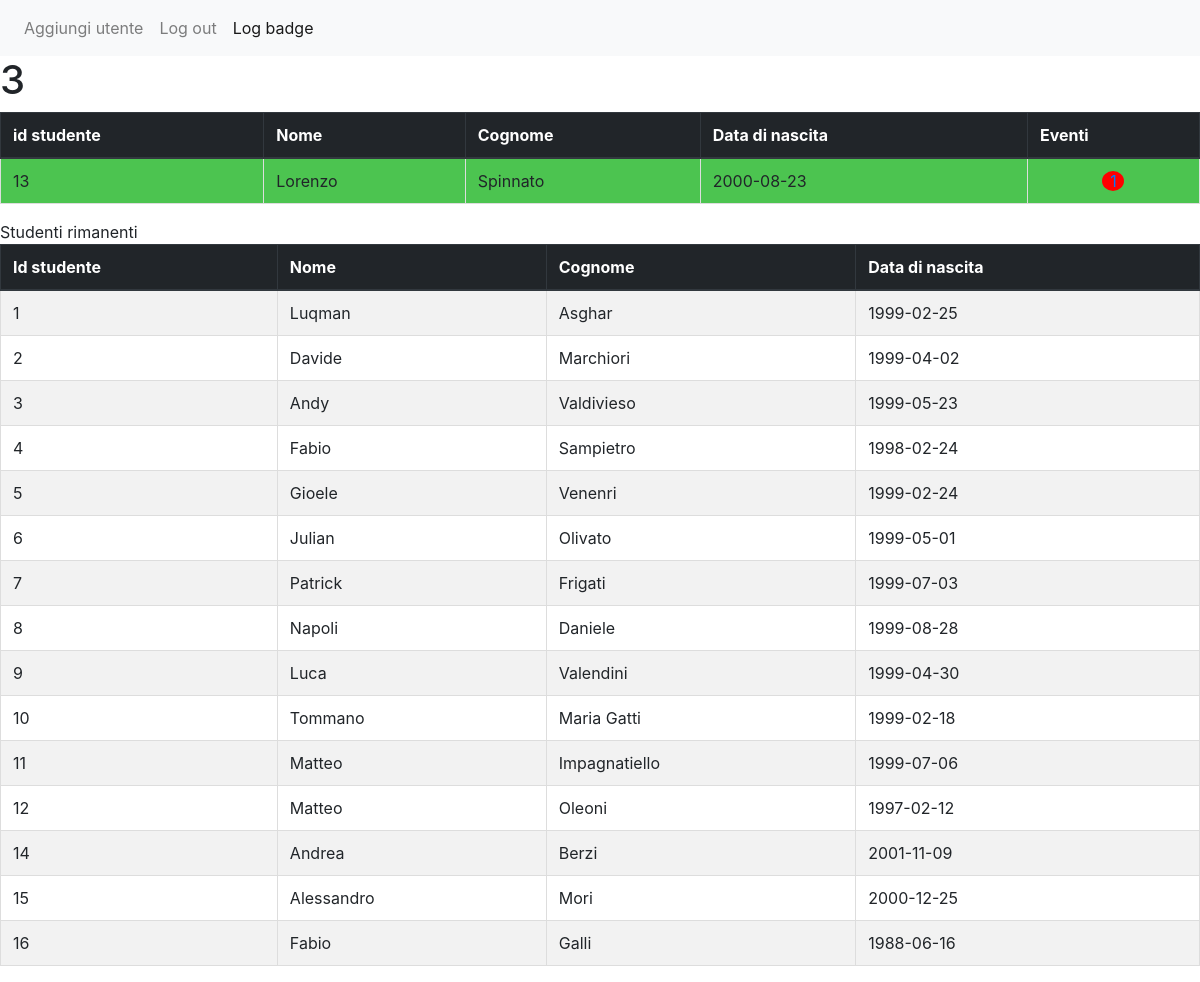
Screenshot of /logBadge.php (signed in) with the database file from the repository.
### tables this page shows
CREATE TABLE IF NOT EXISTS `studenti` (
  `idstudenti` int(11) NOT NULL,
  `Nome` varchar(45) NOT NULL,
  `Cognome` varchar(45) NOT NULL,
  `DataDiNascita` date NOT NULL,
  `idClasse` int(11) DEFAULT NULL
);

### dbController.php (called while the page is built, shortened)
<?php
  Class dbcontroller{
  private $servername="localhost";
  private $username="root";
  private $password="mysql";
  private $dbname="scuola";
  private $conn;
  function connectDB() {
	  try
	  {
	    $this->conn = new PDO("mysql:host=$this->servername;dbname=$this->dbname", $this->username, $this->password);
	    $this->conn->setAttribute(PDO::ATTR_ERRMODE, PDO::ERRMODE_EXCEPTION);
	  }
	  catch(PDOException $e)
	  {
	    echo "Connection failed: " . $e->getMessage();
	  }
	}
function runQuery($query){
    $sth = $this->conn->prepare($query);
    $sth -> execute();
    return $sth;
}
function numRows($query) {
  $sth = $this->conn->prepare($query);
  $sth->execute();
  return $sth->rowCount();
}
}
 ?>

### logBadge.php (the view, shortened to what this page needs)
<?php
    require_once("dbController.php");
    require_once("studente.php");
    $dbhandle = new dbcontroller();
?>
<html>
<head>
<link rel="stylesheet" type="text/css" href="stylesheet.css">
<link rel = "stylesheet" href="bootstrap-4.0.0-dist/css/bootstrap.min.css">
</head>
<body>
 <nav class="navbar navbar-expand-lg navbar-light bg-light">
     <div class="collapse navbar-collapse" id="navbarSupportedContent">
        <ul class="navbar-nav mr-auto">
            <?php
                if($_SESSION['admin'] == true)
                {
                  echo '<li class="nav-item">
                  <a class="nav-link" href="add_account.php">Aggiungi utente<span class="sr-only">(current)</span></a>
                    </li>';
                }
                 if(isset($_SESSION['user_logged']))
                {
                   echo '<li class="nav-item   ">
                   <a class="nav-link" href="logout.php">Log out<span class="sr-only">(current)</span></a>
                   </li>';
                }
            ?>
            <li class="nav-item active">
                <a class="nav-link" href="logBadge.php">Log badge</a>
            </li>
        </ul>
    </div>
</nav>
<table class='table table-striped'>
<thead class='thead-dark'>
<tr>
    <th>id studente</th>
    <th>Nome</th>
    <th>Cognome</th>
    <th>Data di nascita</th>
    <th>Eventi</th>
  </tr>
    <thead>
<?php
    echo "<h1>".$_SESSION['user_logged']."</h1>";
    $result = $dbhandle->runQuery("select * from studenti where idstudenti in(select id_studente from presenze where giorno ='".date("Y-m-d")."')");
    while($row = $result->fetch())
    {
        $id = $row[0];
        $notifications = $dbhandle->numRows("select * from stev where id_studente = $id");
        echo "<tr class = 'presente'>";
        if($notifications != 0)
        {
            echo "<td>" . $row[0] . "</td><td>" . $row[1] . "</td><td>" . $row[2] . "</td><td>" . $row[3] . "</td><td><center><div class = 'notifications'><a data-toggle='modal' href='#bigmodal'>$notifications</a></div></center></td>";
        }
        else
        {
            echo "<td>" . $row[0] . "</td><td>" . $row[1] . "</td><td>" . $row[2] . "</td><td>" . $row[3] . "</td><td></td>";
        }
        echo "</tr>";
    }
    echo "</tbody>
    </table>";
    echo "Studenti rimanenti";
    $result = $dbhandle->runQuery("select * from studenti where idstudenti not in(select id_studente from presenze where giorno ='".date("Y-m-d")."')");
    echo "<table class='table table-striped'>
        <thead class='thead-dark'>
            <tr>
            <th scope='col'>Id studente</th>
            <th scope='col'>Nome</th>
            <th scope='col'>Cognome</th>
            <th scope='col'>Data di nascita</th>
            </tr>
        </thead>
        <tbody>";
    while($row = $result->fetch())
    {
        echo "<tr>";
        echo "<td>" . $row[0] . "</td><td>" . $row[1] . "</td><td>" . $row[2] . "</td><td>" . $row[3] . "</td>";
        echo "</tr>";
    }
    echo "</tbody>
        </table>";
?>
</body>
</html>

### studente.php (shortened to what this page needs)
<html>
    <head>
        <link rel =stylesheet href="style.css">
    </head>
</html>

### style.css (style rules this page uses)
.presente { background-color: #4cc450; }
.notifications { background-color: red; color: white; border-radius: 100%; text-align: center; width:22px }

### stylesheet.css (style rules this page uses)
table, td, th { border: 1px solid #ddd; text-align: left; }
table { border-collapse: collapse; width: 100%; }
th, td { padding: 15px; }

### rows the page displays
studenti: idstudenti "13", Nome "Lorenzo", Cognome "Spinnato", DataDiNascita "2000-08-23", notifications "1"
studenti: idstudenti "1", Nome "Luqman", Cognome "Asghar", DataDiNascita "1999-02-25"
studenti: idstudenti "2", Nome "Davide", Cognome "Marchiori", DataDiNascita "1999-04-02"
studenti: idstudenti "3", Nome "Andy", Cognome "Valdivieso", DataDiNascita "1999-05-23"
studenti: idstudenti "4", Nome "Fabio", Cognome "Sampietro", DataDiNascita "1998-02-24"
studenti: idstudenti "5", Nome "Gioele", Cognome "Venenri", DataDiNascita "1999-02-24"
studenti: idstudenti "6", Nome "Julian", Cognome "Olivato", DataDiNascita "1999-05-01"
studenti: idstudenti "7", Nome "Patrick", Cognome "Frigati", DataDiNascita "1999-07-03"
studenti: idstudenti "8", Nome "Napoli", Cognome "Daniele", DataDiNascita "1999-08-28"
studenti: idstudenti "9", Nome "Luca", Cognome "Valendini", DataDiNascita "1999-04-30"
studenti: idstudenti "10", Nome "Tommano", Cognome "Maria Gatti", DataDiNascita "1999-02-18"
studenti: idstudenti "11", Nome "Matteo", Cognome "Impagnatiello", DataDiNascita "1999-07-06"
studenti: idstudenti "12", Nome "Matteo", Cognome "Oleoni", DataDiNascita "1997-02-12"
studenti: idstudenti "14", Nome "Andrea", Cognome "Berzi", DataDiNascita "2001-11-09"
studenti: idstudenti "15", Nome "Alessandro", Cognome "Mori", DataDiNascita "2000-12-25"
studenti: idstudenti "16", Nome "Fabio", Cognome "Galli", DataDiNascita "1988-06-16"

### other values shown
$_SESSION['user_logged'] "3"
